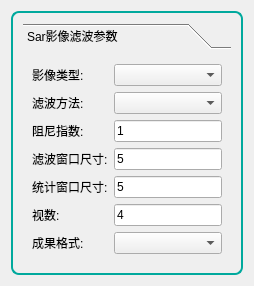
         <widget class="QWidget" name="SARImageFiltering_page">
          <layout class="QFormLayout" name="formLayout_28">
           <property name="rowWrapPolicy">
            <enum>QFormLayout::WrapAllRows</enum>
           </property>
           <item row="0" column="0">
            <widget class="QToolBox" name="toolBox_2">
             <property name="styleSheet">
              <string notr="true">/* QToolBox 圆角边框样式 */
QToolBox {
    border: 1.5px solid #00a99d;   
    border-radius: 8px;           /* 8像素圆角 */
    margin-top: 1ex;              /* 留出标题空间 */
    padding: 10px;                /* 内边距 */
    font-weight: bold;            /* 标题加粗 */
}
 
/* QToolBox 标题样式 */
QToolBox::title {
    subcontrol-origin: margin;
    left: 10px;                   /* 标题左边距 */
    padding: 0 5px;               /* 标题内边距 */
}</string>
             </property>
             <property name="currentIndex">
              <number>0</number>
             </property>
             <widget class="QWidget" name="page_6">
              <property name="geometry">
               <rect>
                <x>0</x>
                <y>0</y>
                <width>216</width>
                <height>254</height>
               </rect>
              </property>
              <attribute name="label">
               <string>Sar影像滤波参数</string>
              </attribute>
              <layout class="QFormLayout" name="formLayout_27">
               <item row="0" column="0">
                <widget class="QLabel" name="ImageType_label">
                 <property name="text">
                  <string>影像类型:</string>
                 </property>
                </widget>
               </item>
               <item row="0" column="1">
                <widget class="QComboBox" name="ImageType_Box"/>
               </item>
               <item row="1" column="0">
                <widget class="QLabel" name="Label_3">
                 <property name="text">
                  <string>滤波方法:</string>
                 </property>
                </widget>
               </item>
               <item row="1" column="1">
                <widget class="QComboBox" name="FilteringMethod_Box">
                 <property name="currentIndex">
                  <number>-1</number>
                 </property>
                </widget>
               </item>
               <item row="2" column="0">
                <widget class="QLabel" name="DampingCoefficient_label">
                 <property name="text">
                  <string>阻尼指数:</string>
                 </property>
                </widget>
               </item>
               <item row="2" column="1">
                <widget class="QLineEdit" name="LineEdit_6">
                 <property name="text">
                  <string>1</string>
                 </property>
                </widget>
               </item>
               <item row="3" column="0">
                <widget class="QLabel" name="Label_16">
                 <property name="text">
                  <string>滤波窗口尺寸:</string>
                 </property>
                </widget>
               </item>
               <item row="3" column="1">
                <widget class="QLineEdit" name="LineEdit_5">
                 <property name="text">
                  <string>5</string>
                 </property>
                </widget>
               </item>
               <item row="4" column="0">
                <widget class="QLabel" name="Label_18">
                 <property name="text">
                  <string>统计窗口尺寸:</string>
                 </property>
                </widget>
               </item>
               <item row="4" column="1">
                <widget class="QLineEdit" name="LineEdit_7">
                 <property name="text">
                  <string>5</string>
                 </property>
                </widget>
               </item>
               <item row="5" column="0">
                <widget class="QLabel" name="Label_19">
                 <property name="text">
                  <string>视数:</string>
                 </property>
                </widget>
               </item>
               <item row="5" column="1">
                <widget class="QLineEdit" name="LineEdit_8">
                 <property name="text">
                  <string>4</string>
                 </property>
                </widget>
               </item>
               <item row="6" column="0">
                <widget class="QLabel" name="Label_20">
                 <property name="text">
                  <string>成果格式:</string>
                 </property>
                </widget>
               </item>
               <item row="6" column="1">
                <widget class="QComboBox" name="ComboBox_5">
                 <property name="currentIndex">
                  <number>-1</number>
                 </property>
                </widget>
               </item>
              </layout>
             </widget>
            </widget>
           </item>
          </layout>
         </widget>
